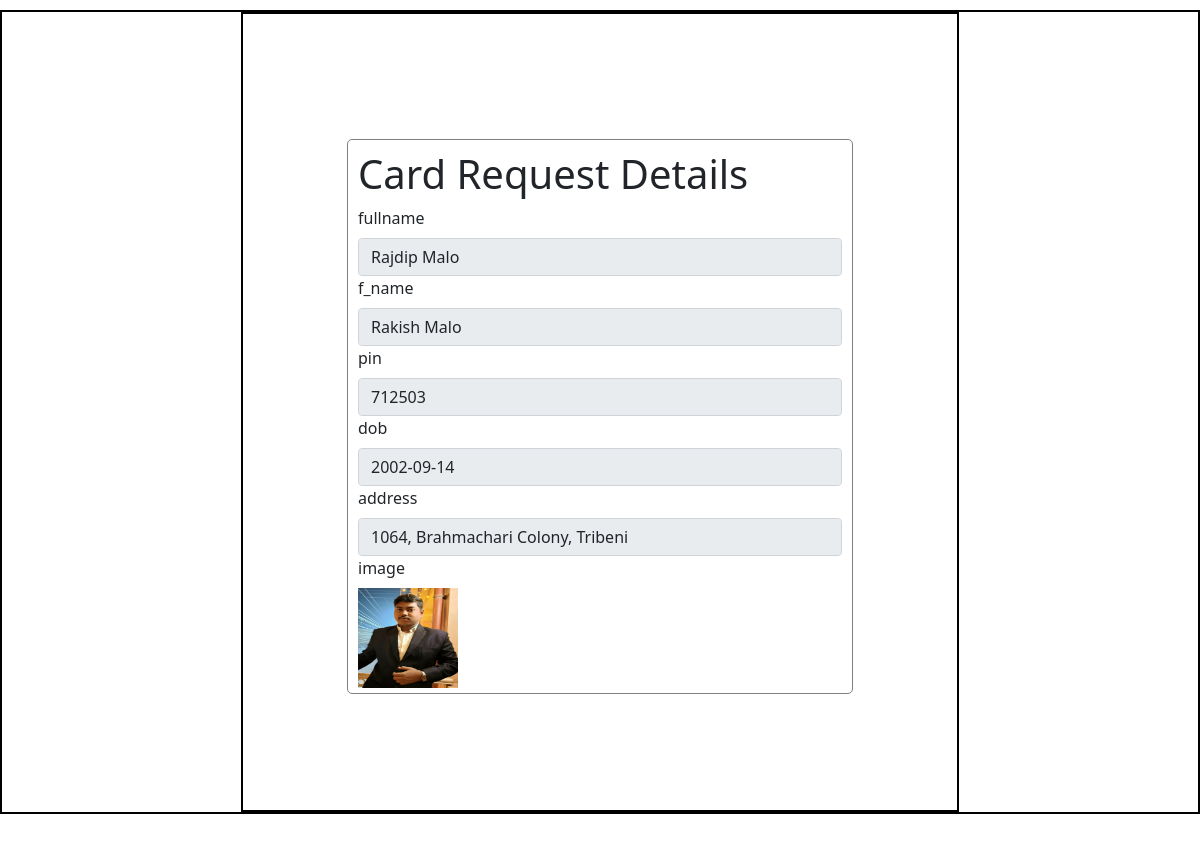
/update_status/driving/2, run on the app's committed database.
### application/models.py (models this page shows)
class Info(db.Model):
    id = db.Column(db.Integer(), primary_key = True)
    atr_name = db.Column(db.String(), nullable = False)
    atr_value = db.Column(db.String(), nullable = False)
    c_name = db.Column(db.String(), nullable = False)
    user_id = db.Column(db.Integer(), db.ForeignKey("user.id"),nullable = False )

### application/controllers.py (the view)
@app.route("/update_status/<card>/<int:user_id>", methods=["GET","POST"])
def update_status(card,user_id):
    details = Info.query.filter_by(user_id = user_id, c_name = card).all()
    detail = Info.query.filter_by(user_id = user_id, c_name = card, atr_name = "status").first()
    if request.method == "POST":
        status = request.form.get("status")
        detail.atr_value = status
        db.session.commit()
        return redirect("/admin")
    return render_template("update_status.html", user_id=user_id, card=card, details = details)

### templates/update_status.html (shortened to what this page needs)
<!DOCTYPE html>
<html lang="en">
<head>
    <link rel="stylesheet" href="{{ url_for('static', filename='style.css') }}">
    <link href="https://cdn.jsdelivr.net/npm/bootstrap@5.0.2/dist/css/bootstrap.min.css" rel="stylesheet">
</head>
<body>
    <div id="main">
        <div id="canvas">
            <div id="form-body" style="height: 555px; width:506px; margin-top: 125px; overflow-y:scroll">
                <h1>Card Request Details</h1>
                {% for detail in details%}
                <label for="name" class="form-label">{{detail.atr_name}}</label>
                    {% if detail.atr_name == "image" %}
                        <br>
                        <img src="{{ url_for('static', filename=detail.atr_value) }}" alt="user_image" height="100" width="100">
                        <br>
                    {% else %}
                        <input id="name" class="form-control" type="text" value="{{detail.atr_value}}" aria-label="readonly input example" readonly>
                    {% endif %}
                {% endfor %}
            </div>
        </div>
    </div>
</body>
</html>

### static/style.css (style rules this page uses)
* { margin:0px; }
#main,#canvas { border:2px solid black; margin-top: 10px; }
#canvas { width: 60%; margin: auto; height: 800px; }
#form-body { width:325px; height:400px; margin:auto; border:1px solid grey; margin-top:200px ; border-radius:5px; padding: 10px; }

### templates/update_status.html (style rules this page uses)
#form-body { height: 337px; }

### data on the page
Info: atr_name "fullname", atr_value "Rajdip Malo"
Info: atr_name "f_name", atr_value "Rakish Malo"
Info: atr_name "pin", atr_value "712503"
Info: atr_name "dob", atr_value "2002-09-14"
Info: atr_name "address", atr_value "1064, Brahmachari Colony, Tribeni"
Info: atr_name "image", atr_value (picture)
